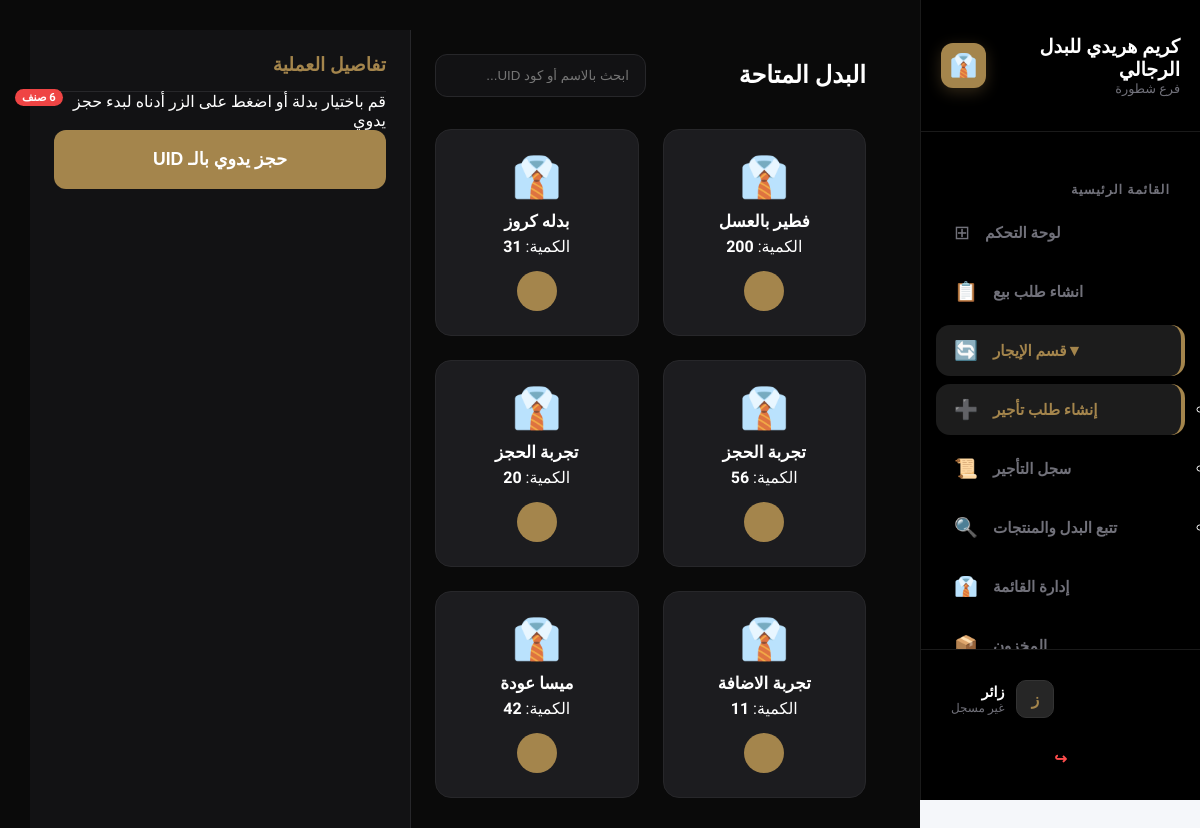
The page /pos/rental/ on the database its author committed.
### pos/models.py (models this page shows, shortened)
class InventoryItem(models.Model):
    name = models.CharField(max_length=200, verbose_name="اسم الصنف")
    category = models.ForeignKey(IngredientCategory, on_delete=models.CASCADE, related_name='items', verbose_name="الفئة")
    size = models.ForeignKey(Size_choices, on_delete=models.CASCADE, verbose_name="الحجم")
    color = models.ForeignKey(Colors_choices, on_delete=models.CASCADE, verbose_name="اللون")
    quantity = models.PositiveIntegerField(verbose_name="الكمية الحالية")
    min_limit = models.PositiveIntegerField(verbose_name="حد الطلب (الحد الأدنى)")
    unit = models.ForeignKey(Unit_choices, on_delete=models.CASCADE, verbose_name="الوحدة")
    unit_cost = models.DecimalField(max_digits=10, decimal_places=2, verbose_name="سعر الوحدة")
    supply_cost = models.DecimalField(max_digits=10, decimal_places=2, verbose_name="تكلفة التوريد")
    profit = models.DecimalField(max_digits=10, decimal_places=2, verbose_name="الربح المتوقع")
    updated_at = models.DateTimeField(auto_now=True, verbose_name="آخر تحديث")
    Supplier = models.ForeignKey(Supplier, on_delete=models.CASCADE, verbose_name="المورد")
    is_rental = models.BooleanField(default=False, verbose_name="هل الصنف للإيجار؟")
    rental_code = models.CharField(max_length=20, unique=True, null=True, blank=True, editable=False, verbose_name="كود الصنف")

### pos/views.py (the view)
# urls.py: path('rental/', views.pos_rental_page, name='pos_rental_page'),
def pos_rental_page(request):
    products = InventoryItem.objects.filter(is_rental=True, quantity__gt=0)
    customers = Customer.objects.all().order_by('-id')
    sizes = Size_choices.objects.all()
    colors = Colors_choices.objects.all()
    return render(request, 'pos/rental_pos.html', {
        'products': products,
        'customers': customers,
        'sizes': sizes,
        'colors': colors
    })

### accounts/context_processors.py (called while the page is built)
def notifications_processor(request):
    if request.user.is_authenticated:
        notifications = Notification.objects.filter(user=request.user, is_deleted=False).order_by('-created_at')[:10]
    else:
        notifications = []
    return {'notifications': notifications}

### templates/pos/rental_pos.html (shortened to what this page needs)
{% extends 'base.html' %}
{% load static %}
{% block extra_css %}
<link rel="stylesheet" href="{% static 'css/pos_rental.css' %}">
{% endblock %}
{% block content %}
<div class="pos-wrapper">
    <section class="products-section">
        <header class="pos-top-bar">
            <div class="title-area">
                <h2> البدل المتاحة</h2>
                <span class="badge" id="productCount">{{ products|length }} صنف</span>
            </div>
            <div class="search-box">
                <input type="text" id="posSearch" placeholder="ابحث بالاسم أو كود UID..." onkeyup="filterItems()">
            </div>
        </header>
        <div class="products-layout" id="productsGrid">
            {% for product in products %}
                <div class="product-item" data-name="{{ product.name|lower }}" data-uid="{{ product.UID|default:'' }}" onclick="openModal('{{ product.UID }}')">
                    <div class="product-icon">👔</div>
                    <div class="product-info">
                        <span class="product-title">{{ product.name }}</span>
                        <span class="product-qty"> الكمية: <strong>{{ product.quantity }}</strong></span>
                    </div>
                    <button class="btn-quick-rent"></button>
                </div>
            {% endfor %}
        </div>
    </section>
    <aside class="cart-sidebar">
        <div class="cart-header"><h3> تفاصيل العملية</h3></div>
        <div class="cart-content-area">
            <div class="empty-notif">
                <p>قم باختيار بدلة أو اضغط على الزر أدناه لبدء حجز يدوي</p>
            </div>
        </div>
        <button class="check-btn" onclick="openModal()"> حجز يدوي بالـ UID</button>
    </aside>
</div>
{% endblock %}

### static/css/sidebar.css (style rules this page uses)
:root { --accent-gold: #a4854c; --surface-dark: #111111; --bg-active: #1c1c1c; --text-gold: #bc9c65; --text-white: #ffffff; --text-dim: #71717a; --sidebar-width: 280px; }
.badge { position: absolute; left: 15px; background: #ef4444; color: white; font-size: 0.7rem; padding: 2px 7px; border-radius: 20px; font-weight: bold; }

### static/css/pos_rental.css (style rules this page uses)
:root { --bg-dark: #09090b; --surface-dark: #121214; --card-dark: #1c1c1f; --accent-gold: #a4854c; --accent-blue: #3b82f6; --accent-green: #10b981; --text-main: #ffffff; --text-muted: #a1a1aa; --border-color: #27272a; }
body { background-color: var(--bg-dark); color: var(--text-main); font-family: 'Cairo', sans-serif; margin: 0; overflow: hidden; direction: rtl; }
.pos-wrapper { display: grid; grid-template-columns: 1fr 380px; height: 100vh; }
.products-section { padding: 1.5rem; overflow-y: auto; border-left: 1px solid var(--border-color); display: flex; flex-direction: column; }
.pos-top-bar { display: flex; justify-content: space-between; align-items: center; margin-bottom: 2rem; }
#posSearch { width: 100%; max-width: 400px; background: var(--surface-dark); border: 1px solid var(--border-color); padding: 0.8rem 1rem; border-radius: 12px; color: white; outline: none; transition: border-color 0.3s; }
.products-layout { display: grid; grid-template-columns: repeat(auto-fill, minmax(190px, 1fr)); gap: 1.5rem; }
.product-item { background: var(--card-dark); border: 1px solid var(--border-color); border-radius: 16px; padding: 1.5rem; text-align: center; transition: all 0.3s ease; display: flex; flex-direction: column; align-items: center; cursor: pointer; }
.product-icon { font-size: 2.5rem; margin-bottom: 10px; }
.product-info { display: flex; flex-direction: column; gap: 6px; margin-bottom: 15px; }
.product-title { font-weight: 700; font-size: 1.05rem; }
.btn-quick-rent { background: var(--accent-gold); color: white; border: none; width: 40px; height: 40px; border-radius: 50%; cursor: pointer; display: flex; align-items: center; justify-content: center; }
.cart-sidebar { background: var(--surface-dark); padding: 1.5rem; display: flex; flex-direction: column; }
.cart-header h3 { color: var(--accent-gold); border-bottom: 1px solid var(--border-color); padding-bottom: 15px; margin-top: 0; }
.check-btn { background: var(--accent-gold); color: white; border: none; padding: 1.2rem; border-radius: 12px; font-weight: 800; font-size: 1.1rem; cursor: pointer; transition: transform 0.2s; }

### templates/base.html (style rules this page uses)
* { margin: 0; padding: 0; box-sizing: border-box; }
body { font-family: 'Cairo', sans-serif; background-color: #f5f7fa; margin: 0; padding-right: 280px; min-height: 100vh; }

### rows shown on the page
InventoryItem: name "فطير بالعسل", quantity "200"
InventoryItem: name "بدله كروز", quantity "31"
InventoryItem: name "تجربة الحجز", quantity "56"
InventoryItem: name "تجربة الحجز", quantity "20"
InventoryItem: name "تجربة الاضافة", quantity "11"
InventoryItem: name "ميسا عودة", quantity "42"

### other values the page prints
{{ products|length }} "6"
